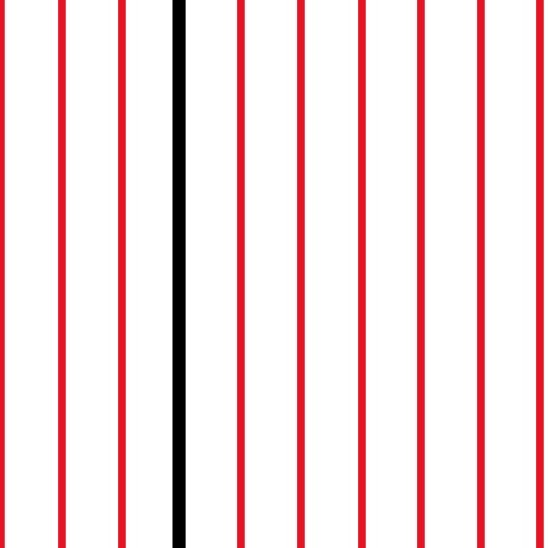
#> input picture images/image2.jpeg, 548 x 548 px
$ python distance.py
#> lines starting #> are read from the running program, lines starting #| are printed output that depends on the picture; after the words box and inside, x2 and y2 are one past the last pixel; in counts of white or black regions, pixels touching at a corner belong together
import cv2
import numpy as np

# Resmi yükleyin
image = cv2.imread('images/image2.jpeg')
#> image is the input picture: shape (548, 548, 3); mean B, G, R 222.3, 220.4, 243.4

# Resmi gri tonlamada işleyin
gray = cv2.cvtColor(image, cv2.COLOR_BGR2GRAY)
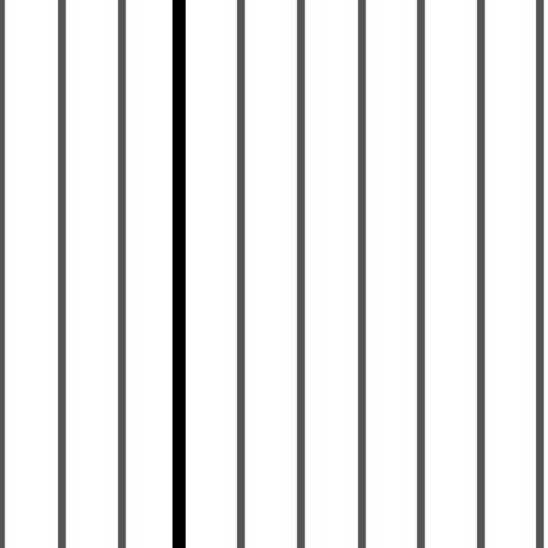
#> gray: shape (548, 548); min 0, max 255, mean 227.5

# Kırmızı renk segmentasyonu
lower_red = np.array([0, 0, 200])  # Kırmızı rengin alt sınırı
upper_red = np.array([50, 50, 255])  # Kırmızı rengin üst sınırı
mask_red = cv2.inRange(image, lower_red, upper_red)
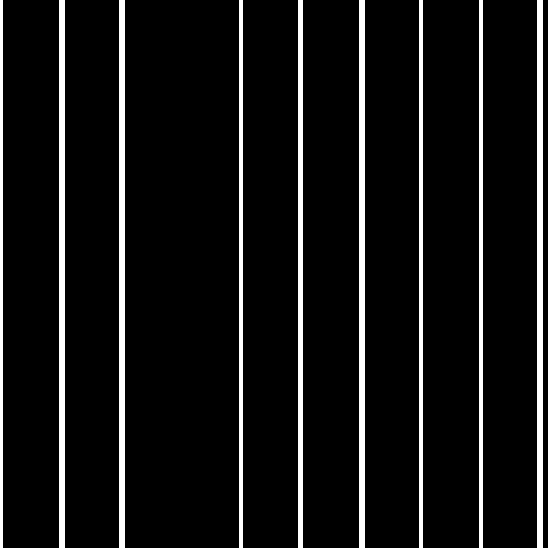
#> mask_red: shape (548, 548); 8% white; 9 white regions, largest, box (x1, y1, x2, y2) and area: (59, 0, 65, 548) 3288, (119, 0, 125, 548) 3288, (359, 0, 365, 548) 3288

# Siyah renk segmentasyonu
lower_black = np.array([0, 0, 0])  # Siyah rengin alt sınırı
upper_black = np.array([30, 30, 30])  # Siyah rengin üst sınırı
mask_black = cv2.inRange(image, lower_black, upper_black)
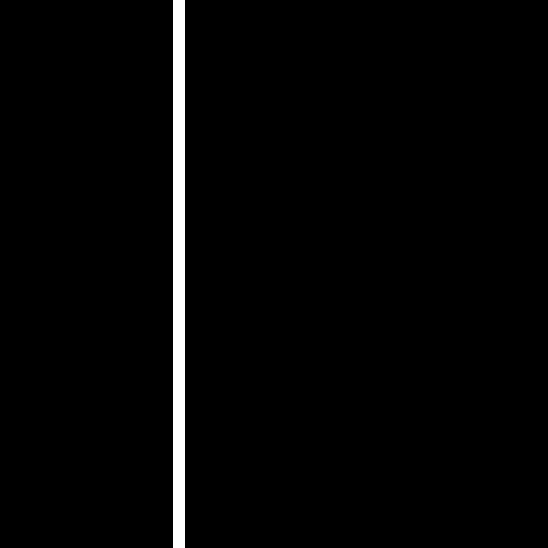
#> mask_black: shape (548, 548); 2.2% white; 1 white region

# Kırmızı çizginin sınırlarını bulma
contours_red, _ = cv2.findContours(mask_red, cv2.RETR_EXTERNAL, cv2.CHAIN_APPROX_SIMPLE)
#> contours_red = 9 contours; largest, box (x1, y1, x2, y2) and area: (537, 0, 543, 548) 2735, (359, 0, 365, 548) 2735, (119, 0, 125, 548) 2735, (59, 0, 65, 548) 2735, (298, 0, 303, 548) 2188
red_contour = max(contours_red, key=cv2.contourArea)
#> red_contour = [[537, 0], [537, 547], [542, 547], [542, 0]]

# Siyah çizginin sınırlarını bulma
contours_black, _ = cv2.findContours(mask_black, cv2.RETR_EXTERNAL, cv2.CHAIN_APPROX_SIMPLE)
#> contours_black = [[[173, 0], [173, 547], [184, 547], [184, 0]]]
black_contour = max(contours_black, key=cv2.contourArea)
#> black_contour = [[173, 0], [173, 547], [184, 547], [184, 0]]

# Kırmızı çizginin merkezini ve siyah çizginin merkezini bulma
red_center = np.mean(red_contour, axis=0)
#> red_center = [[539.5, 273.5]]
black_center = np.mean(black_contour, axis=0)
#> black_center = [[178.5, 273.5]]

# İki merkez arasındaki mesafeyi hesaplama
distance = np.linalg.norm(red_center - black_center)
#> distance = 361

print("Kırmızı çizgiden siyah çizgiye olan mesafe:", distance)
#| Kırmızı çizgiden siyah çizgiye olan mesafe: 361.0

$ run again, with images/image1.jpeg copied over images/image2.jpeg
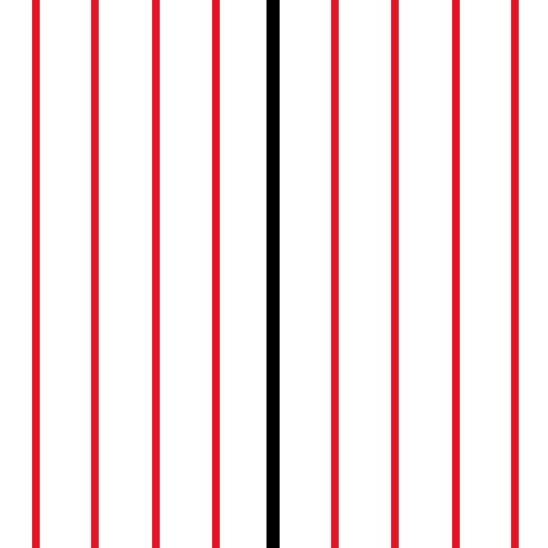
#> input picture images/image1.jpeg, 548 x 548 px
#> image is the input picture: shape (548, 548, 3); mean B, G, R 224.2, 222.4, 243.8
#> `mask_red = cv2.inRange(image, lower_red, upper_red)`:
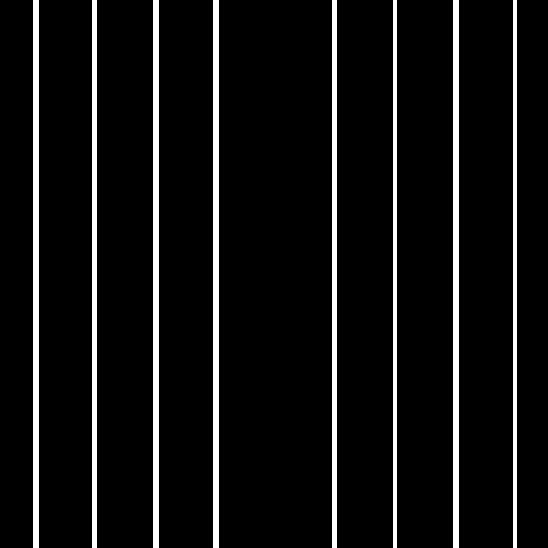
#> mask_red: shape (548, 548); 7.7% white; 8 white regions, largest, box (x1, y1, x2, y2) and area: (33, 0, 39, 548) 3288, (153, 0, 159, 548) 3288, (213, 0, 219, 548) 3288
#> `mask_black = cv2.inRange(image, lower_black, upper_black)`:
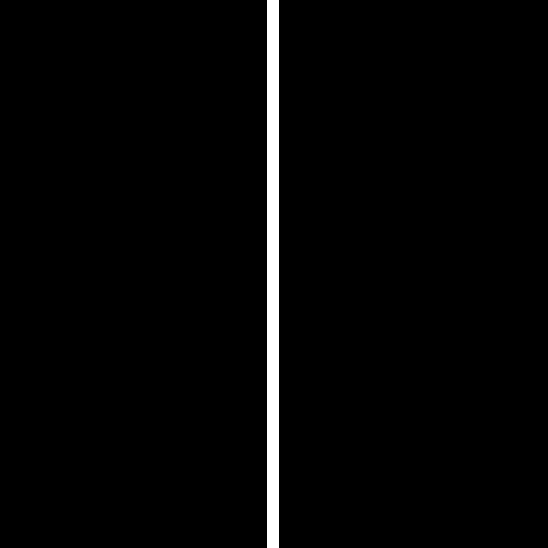
#> mask_black: shape (548, 548); 2.2% white; 1 white region
#> contours_red = 8 contours; box (x1, y1, x2, y2) and area: (453, 0, 459, 548) 2735, (213, 0, 219, 548) 2735, (153, 0, 159, 548) 2735, (33, 0, 39, 548) 2735, (332, 0, 337, 548) 2188, (92, 0, 97, 548) 2188, (513, 0, 517, 548) 1641, (393, 0, 397, 548) 1641
#> red_contour = [[453, 0], [453, 547], [458, 547], [458, 0]]
#> contours_black = [[[267, 0], [267, 547], [278, 547], [278, 0]]]
#> black_contour = [[267, 0], [267, 547], [278, 547], [278, 0]]
#> red_center = [[455.5, 273.5]]
#> black_center = [[272.5, 273.5]]
#> distance = 183
#| Kırmızı çizgiden siyah çizgiye olan mesafe: 183.0
